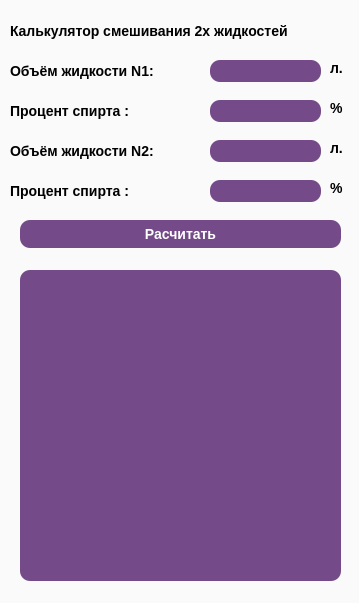
<?xml version="1.0" encoding="UTF-8"?>
<ui version="4.0">
 <class>Dialog</class>
 <widget class="QDialog" name="Dialog">
  <property name="geometry">
   <rect>
    <x>0</x>
    <y>0</y>
    <width>359</width>
    <height>603</height>
   </rect>
  </property>
  <property name="windowTitle">
   <string>  </string>
  </property>
  <widget class="QFrame" name="frame">
   <property name="geometry">
    <rect>
     <x>0</x>
     <y>-10</y>
     <width>361</width>
     <height>641</height>
    </rect>
   </property>
   <property name="styleSheet">
    <string notr="true">background-color: rgba(255, 255, 255, 180);
color: rgb(0, 0, 0);
border-style: outset;
border-widht:2px;
border-radius:10px;
border-color:black;
font:bold 14px;</string>
   </property>
   <property name="frameShape">
    <enum>QFrame::StyledPanel</enum>
   </property>
   <property name="frameShadow">
    <enum>QFrame::Raised</enum>
   </property>
   <widget class="QPushButton" name="pushButton">
    <property name="geometry">
     <rect>
      <x>20</x>
      <y>230</y>
      <width>321</width>
      <height>28</height>
     </rect>
    </property>
    <property name="styleSheet">
     <string notr="true">background-color: rgba(59, 0, 89, 180);
color: rgb(255, 255, 255);
border-style: outset;
border-widht:2px;
border-radius:10px;
border-color:black;
font: 75 11pt &quot;MS Shell Dlg 2&quot;;</string>
    </property>
    <property name="text">
     <string>Расчитать</string>
    </property>
   </widget>
   <widget class="QLabel" name="label">
    <property name="geometry">
     <rect>
      <x>10</x>
      <y>30</y>
      <width>361</width>
      <height>21</height>
     </rect>
    </property>
    <property name="styleSheet">
     <string notr="true">background-color: rgba(85, 170, 127, 0);
font: 75 11pt &quot;MS Shell Dlg 2&quot;;</string>
    </property>
    <property name="text">
     <string>Калькулятор смешивания 2х жидкостей</string>
    </property>
   </widget>
   <widget class="QLabel" name="label_7">
    <property name="geometry">
     <rect>
      <x>330</x>
      <y>150</y>
      <width>21</width>
      <height>16</height>
     </rect>
    </property>
    <property name="styleSheet">
     <string notr="true">background-color: rgba(85, 170, 127, 0);
font: 75 11pt &quot;MS Shell Dlg 2&quot;;</string>
    </property>
    <property name="text">
     <string>л.</string>
    </property>
   </widget>
   <widget class="QLabel" name="label_8">
    <property name="geometry">
     <rect>
      <x>330</x>
      <y>110</y>
      <width>21</width>
      <height>16</height>
     </rect>
    </property>
    <property name="styleSheet">
     <string notr="true">background-color: rgba(85, 170, 127, 0);
font: 75 11pt &quot;MS Shell Dlg 2&quot;;</string>
    </property>
    <property name="text">
     <string>%</string>
    </property>
   </widget>
   <widget class="QLabel" name="label_9">
    <property name="geometry">
     <rect>
      <x>330</x>
      <y>70</y>
      <width>21</width>
      <height>16</height>
     </rect>
    </property>
    <property name="styleSheet">
     <string notr="true">background-color: rgba(85, 170, 127, 0);
font: 75 11pt &quot;MS Shell Dlg 2&quot;;</string>
    </property>
    <property name="text">
     <string>л.</string>
    </property>
   </widget>
   <widget class="QLabel" name="label_4">
    <property name="geometry">
     <rect>
      <x>10</x>
      <y>70</y>
      <width>231</width>
      <height>21</height>
     </rect>
    </property>
    <property name="styleSheet">
     <string notr="true">background-color: rgba(85, 170, 127, 0);
font: 75 11pt &quot;MS Shell Dlg 2&quot;;</string>
    </property>
    <property name="text">
     <string>Объём жидкости N1:</string>
    </property>
   </widget>
   <widget class="QLineEdit" name="lineEdit">
    <property name="geometry">
     <rect>
      <x>210</x>
      <y>70</y>
      <width>111</width>
      <height>22</height>
     </rect>
    </property>
    <property name="styleSheet">
     <string notr="true">background-color: rgba(59, 0, 89, 180);
color: rgb(255, 255, 255);
border-style: outset;
border-widht:2px;
border-radius:10px;
border-color:black;
font:bold 14px;</string>
    </property>
    <property name="text">
     <string/>
    </property>
    <property name="alignment">
     <set>Qt::AlignCenter</set>
    </property>
   </widget>
   <widget class="QLineEdit" name="lineEdit_2">
    <property name="geometry">
     <rect>
      <x>210</x>
      <y>110</y>
      <width>111</width>
      <height>22</height>
     </rect>
    </property>
    <property name="styleSheet">
     <string notr="true">background-color: rgba(59, 0, 89, 180);
color: rgb(255, 255, 255);
border-style: outset;
border-widht:2px;
border-radius:10px;
border-color:black;
font:bold 14px;</string>
    </property>
    <property name="alignment">
     <set>Qt::AlignCenter</set>
    </property>
   </widget>
   <widget class="QLineEdit" name="lineEdit_3">
    <property name="geometry">
     <rect>
      <x>210</x>
      <y>150</y>
      <width>111</width>
      <height>22</height>
     </rect>
    </property>
    <property name="styleSheet">
     <string notr="true">background-color: rgba(59, 0, 89, 180);
color: rgb(255, 255, 255);
border-style: outset;
border-widht:2px;
border-radius:10px;
border-color:black;
font:bold 14px;</string>
    </property>
    <property name="alignment">
     <set>Qt::AlignCenter</set>
    </property>
   </widget>
   <widget class="QLabel" name="label_5">
    <property name="geometry">
     <rect>
      <x>10</x>
      <y>110</y>
      <width>171</width>
      <height>21</height>
     </rect>
    </property>
    <property name="styleSheet">
     <string notr="true">background-color: rgba(85, 170, 127, 0);
font: 75 11pt &quot;MS Shell Dlg 2&quot;;</string>
    </property>
    <property name="text">
     <string>Процент спирта :</string>
    </property>
   </widget>
   <widget class="QLabel" name="label_6">
    <property name="geometry">
     <rect>
      <x>10</x>
      <y>150</y>
      <width>201</width>
      <height>21</height>
     </rect>
    </property>
    <property name="styleSheet">
     <string notr="true">background-color: rgba(85, 170, 127, 0);
font: 75 11pt &quot;MS Shell Dlg 2&quot;;</string>
    </property>
    <property name="text">
     <string>Объём жидкости N2:</string>
    </property>
   </widget>
   <widget class="QTextBrowser" name="textBrowser">
    <property name="geometry">
     <rect>
      <x>20</x>
      <y>280</y>
      <width>321</width>
      <height>311</height>
     </rect>
    </property>
    <property name="styleSheet">
     <string notr="true">background-color: rgba(59, 0, 89, 180);
color: rgb(255, 255, 255);
border-style: outset;
border-widht:2px;
border-radius:10px;
border-color:black;
font: 75 11pt &quot;MS Shell Dlg 2&quot;;</string>
    </property>
    <property name="html">
     <string>&lt;!DOCTYPE HTML PUBLIC &quot;-//W3C//DTD HTML 4.0//EN&quot; &quot;http://www.w3.org/TR/REC-html40/strict.dtd&quot;&gt;
&lt;html&gt;&lt;head&gt;&lt;meta name=&quot;qrichtext&quot; content=&quot;1&quot; /&gt;&lt;style type=&quot;text/css&quot;&gt;
p, li { white-space: pre-wrap; }
&lt;/style&gt;&lt;/head&gt;&lt;body style=&quot; font-family:'MS Shell Dlg 2'; font-size:11pt; font-weight:72; font-style:normal;&quot;&gt;
&lt;p style=&quot;-qt-paragraph-type:empty; margin-top:0px; margin-bottom:0px; margin-left:0px; margin-right:0px; -qt-block-indent:0; text-indent:0px; font-size:14px; font-weight:600;&quot;&gt;&lt;br /&gt;&lt;/p&gt;&lt;/body&gt;&lt;/html&gt;</string>
    </property>
   </widget>
   <widget class="QLabel" name="label_10">
    <property name="geometry">
     <rect>
      <x>10</x>
      <y>190</y>
      <width>171</width>
      <height>21</height>
     </rect>
    </property>
    <property name="styleSheet">
     <string notr="true">background-color: rgba(85, 170, 127, 0);
font: 75 11pt &quot;MS Shell Dlg 2&quot;;</string>
    </property>
    <property name="text">
     <string>Процент спирта :</string>
    </property>
   </widget>
   <widget class="QLineEdit" name="lineEdit_4">
    <property name="geometry">
     <rect>
      <x>210</x>
      <y>190</y>
      <width>111</width>
      <height>22</height>
     </rect>
    </property>
    <property name="styleSheet">
     <string notr="true">background-color: rgba(59, 0, 89, 180);
color: rgb(255, 255, 255);
border-style: outset;
border-widht:2px;
border-radius:10px;
border-color:black;
font:bold 14px;</string>
    </property>
    <property name="alignment">
     <set>Qt::AlignCenter</set>
    </property>
   </widget>
   <widget class="QLabel" name="label_11">
    <property name="geometry">
     <rect>
      <x>330</x>
      <y>190</y>
      <width>21</width>
      <height>16</height>
     </rect>
    </property>
    <property name="styleSheet">
     <string notr="true">background-color: rgba(85, 170, 127, 0);
font: 75 11pt &quot;MS Shell Dlg 2&quot;;</string>
    </property>
    <property name="text">
     <string>%</string>
    </property>
   </widget>
  </widget>
 </widget>
 <resources/>
 <connections/>
</ui>
